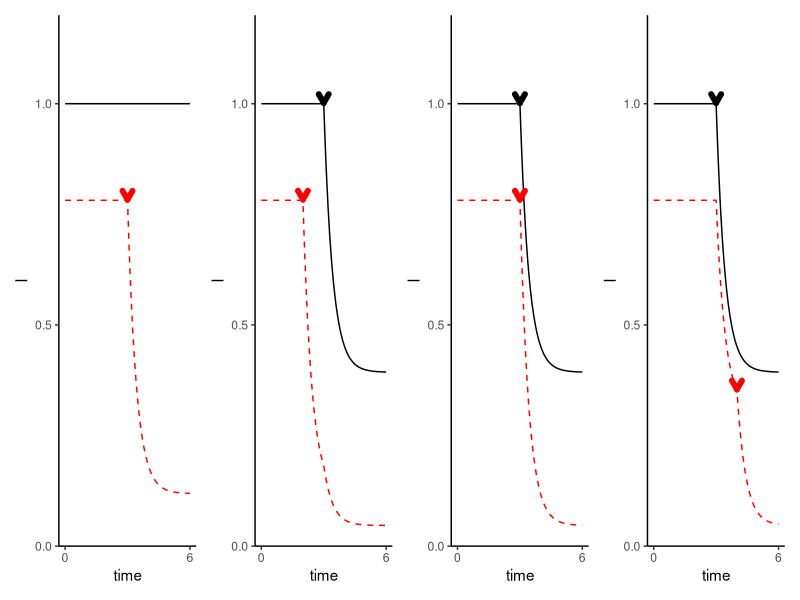
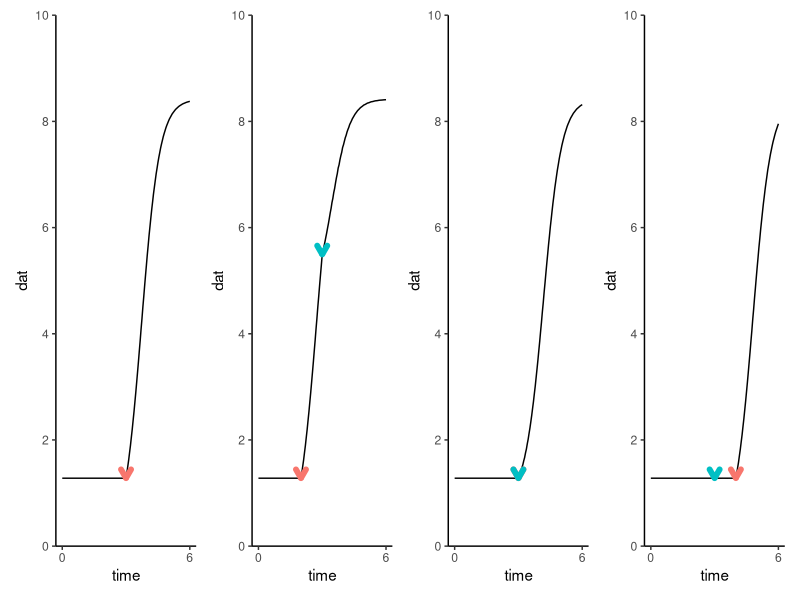

Recreate these plots in R, in order.
## Load dependencies for this workflow
library(pracma)
library(tidyverse)
library(patchwork)

# set variables
vsr  = 1.76
t0.5 = 7.08 
kdr  = log(2)/t0.5
rt <- 0.3929945
rn0 <- 0.7817625
rnf <- 0.1187838
R0wo = vsr/kdr      # Initial steady-state mRNA abundance in early development (without rn0)
R0wi = vsr*rn0/kdr  # Initial steady-state mRNA abundance in early development (with rn0)
t0   = 0            # Start, hours
tf   = 144          # Finish, hours

Rwo = function(t, y) {
  if(tt == 0){
    vsr - kdr*y
  } else {
    ifelse(t<tt, vsr - kdr*y, vsr*rt - kdr*y)
  }
}
Rwi = function(t, y) {
  if(tt == 0){
    ifelse(t<tn, vsr*rn0 - kdr*y, vsr*rnf - kdr*y)
  } else if(tn < tt){
    ifelse(t<tn, vsr*rn0 - kdr*y, ifelse(t<tt, vsr*rnf- kdr*y, vsr*rnf*rt - kdr*y))
  } else if(tn == tt){
    ifelse(t<tt, vsr*rn0 - kdr*y, vsr*rt*rnf - kdr*y)
  } else if(tn > tt){
    ifelse(t<tt, vsr*rn0 - kdr*y, ifelse(t<tn, vsr*rt*rn0 - kdr*y, vsr*rt*rnf - kdr*y))
  }
}

dfval <- data.frame(tn = c(72, 48, 72, 96),
           tt = c(0, 72, 72, 72),
           title = c("NMD ONLY", "NMD BEFORE", "NMD SIMULTANEOUS", "NMD AFTER"))

plot_non_norm <- do.call(wrap_plots,apply(dfval, 1, function(row){
  tn <<- as.numeric(row[1])
  tt <<- as.numeric(row[2])
  
  Swo <- ode45(Rwo, t0, tf, R0wo)
  Swi <- ode45(Rwi, t0, tf, R0wi)
  Iwo <-  deval(Swo$t, Swo$y, t0:tf, idx = NULL)/R0wo
  Iwi <-  deval(Swi$t, Swi$y, t0:tf, idx = NULL)/R0wo
  
  res.df <- data.frame(time=t0:tf/24,
             with=Iwi,
             without=Iwo) %>%
    pivot_longer(with:without, names_to = "group", values_to = "I") 
  
  arrow.df <- res.df %>%
    filter((time==tn/24 & group=="with")|(time==tt/24 & group=="without")) %>%
    filter(time != 0)
  
  res.df %>% 
    ggplot(aes(x=time, y=I, group=group, colour=group)) + 
    geom_line(aes(linetype= group)) +
    scale_linetype_manual(values = c("dashed","solid")) +
    scale_colour_manual(values = c("red","black")) +
    theme_classic() +
    theme(legend.position = "none") +
    scale_y_continuous(limits = c(0,1.2), expand = c(0,0), breaks = 0:2/2) +
    scale_x_continuous(breaks = c(0,6), minor_breaks = 1:5) +
    geom_segment(data = arrow.df, aes(x=time,xend=time, y=I+0.001,yend=I+0.002),
                 linewidth=2, lineend = "round", linejoin = "bevel",
                 arrow = arrow(length = unit(-0.1, "inches")))

})) + plot_layout(nrow = 1)


plot_norm <- do.call(wrap_plots,apply(dfval, 1, function(row){
  tn <<- as.numeric(row[1])
  tt <<- as.numeric(row[2])
  
  Swo <- ode45(Rwo, t0, tf, R0wo)
  Swi <- ode45(Rwi, t0, tf, R0wi)
  Iwo <-  deval(Swo$t, Swo$y, t0:tf, idx = NULL)/R0wo
  Iwi <-  deval(Swi$t, Swi$y, t0:tf, idx = NULL)/R0wo
  
  res.df <- data.frame(time=t0:tf/24,
                      dat=Iwo/Iwi) 
  
  arrow.df <- data.frame(time=c(tn,tt)/24,
                         group=c("with","without")) %>%
    
    left_join(res.df) %>%
    filter(time != 0) 

  
  res.df %>%
    ggplot(aes(x=time, y=dat)) + 
    geom_line(colour="black") +
    theme_classic() +
    theme(legend.position = "none") +
    scale_y_continuous(limits = c(0,10), expand = c(0,0), breaks = 0:5*2) +
    scale_x_continuous(breaks = c(0,6), minor_breaks = 1:5) +
    geom_segment(data = arrow.df, aes(x=time,xend=time, y=dat+0.001,yend=dat+0.002,
                                      colour = group),
                 linewidth=2, lineend = "round", linejoin = "bevel",
                 arrow = arrow(length = unit(-0.1, "inches")))

})) + plot_layout(nrow = 1)

